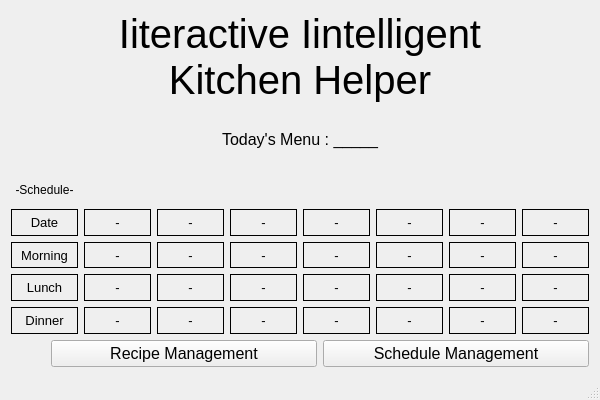
<?xml version="1.0" encoding="UTF-8"?>
<ui version="4.0">
 <class>MainWindow</class>
 <widget class="QMainWindow" name="MainWindow">
  <property name="geometry">
   <rect>
    <x>0</x>
    <y>0</y>
    <width>600</width>
    <height>400</height>
   </rect>
  </property>
  <property name="windowTitle">
   <string>OOP_Project</string>
  </property>
  <widget class="QWidget" name="centralWidget">
   <layout class="QVBoxLayout" name="verticalLayout">
    <item>
     <layout class="QVBoxLayout" name="verticalLayout_2">
      <item>
       <widget class="QLabel" name="label">
        <property name="enabled">
         <bool>true</bool>
        </property>
        <property name="font">
         <font>
          <pointsize>30</pointsize>
          <bold>false</bold>
          <underline>false</underline>
          <strikeout>false</strikeout>
          <stylestrategy>PreferDefault</stylestrategy>
          <hintingpreference>PreferDefaultHinting</hintingpreference>
         </font>
        </property>
        <property name="cursor">
         <cursorShape>ArrowCursor</cursorShape>
        </property>
        <property name="text">
         <string>Iiteractive Iintelligent
Kitchen Helper</string>
        </property>
        <property name="alignment">
         <set>Qt::AlignCenter</set>
        </property>
       </widget>
      </item>
      <item>
       <widget class="QLabel" name="recommendLable">
        <property name="font">
         <font>
          <pointsize>12</pointsize>
         </font>
        </property>
        <property name="text">
         <string>Today's Menu : _____</string>
        </property>
        <property name="alignment">
         <set>Qt::AlignCenter</set>
        </property>
       </widget>
      </item>
     </layout>
    </item>
    <item>
     <layout class="QGridLayout" name="gridLayout">
      <item row="4" column="3">
       <widget class="QLabel" name="date1Dinner">
        <property name="font">
         <font>
          <pointsize>10</pointsize>
         </font>
        </property>
        <property name="frameShape">
         <enum>QFrame::Box</enum>
        </property>
        <property name="text">
         <string>-</string>
        </property>
        <property name="alignment">
         <set>Qt::AlignCenter</set>
        </property>
       </widget>
      </item>
      <item row="3" column="6">
       <widget class="QLabel" name="date4Lunch">
        <property name="font">
         <font>
          <pointsize>10</pointsize>
         </font>
        </property>
        <property name="frameShape">
         <enum>QFrame::Box</enum>
        </property>
        <property name="text">
         <string>-</string>
        </property>
        <property name="alignment">
         <set>Qt::AlignCenter</set>
        </property>
       </widget>
      </item>
      <item row="1" column="4">
       <widget class="QLabel" name="date2">
        <property name="font">
         <font>
          <pointsize>10</pointsize>
         </font>
        </property>
        <property name="frameShape">
         <enum>QFrame::Box</enum>
        </property>
        <property name="text">
         <string>-</string>
        </property>
        <property name="alignment">
         <set>Qt::AlignCenter</set>
        </property>
       </widget>
      </item>
      <item row="3" column="4">
       <widget class="QLabel" name="date2Lunch">
        <property name="font">
         <font>
          <pointsize>10</pointsize>
         </font>
        </property>
        <property name="frameShape">
         <enum>QFrame::Box</enum>
        </property>
        <property name="text">
         <string>-</string>
        </property>
        <property name="alignment">
         <set>Qt::AlignCenter</set>
        </property>
       </widget>
      </item>
      <item row="1" column="2">
       <widget class="QLabel" name="date">
        <property name="font">
         <font>
          <pointsize>10</pointsize>
         </font>
        </property>
        <property name="frameShape">
         <enum>QFrame::Box</enum>
        </property>
        <property name="text">
         <string>Date</string>
        </property>
        <property name="alignment">
         <set>Qt::AlignCenter</set>
        </property>
       </widget>
      </item>
      <item row="2" column="6">
       <widget class="QLabel" name="date4Morning">
        <property name="font">
         <font>
          <pointsize>10</pointsize>
         </font>
        </property>
        <property name="frameShape">
         <enum>QFrame::Box</enum>
        </property>
        <property name="text">
         <string>-</string>
        </property>
        <property name="alignment">
         <set>Qt::AlignCenter</set>
        </property>
       </widget>
      </item>
      <item row="1" column="5">
       <widget class="QLabel" name="date3">
        <property name="font">
         <font>
          <pointsize>10</pointsize>
         </font>
        </property>
        <property name="frameShape">
         <enum>QFrame::Box</enum>
        </property>
        <property name="text">
         <string>-</string>
        </property>
        <property name="alignment">
         <set>Qt::AlignCenter</set>
        </property>
       </widget>
      </item>
      <item row="1" column="7">
       <widget class="QLabel" name="date5">
        <property name="font">
         <font>
          <pointsize>10</pointsize>
         </font>
        </property>
        <property name="frameShape">
         <enum>QFrame::Box</enum>
        </property>
        <property name="text">
         <string>-</string>
        </property>
        <property name="alignment">
         <set>Qt::AlignCenter</set>
        </property>
       </widget>
      </item>
      <item row="3" column="8">
       <widget class="QLabel" name="date6Lunch">
        <property name="font">
         <font>
          <pointsize>10</pointsize>
         </font>
        </property>
        <property name="frameShape">
         <enum>QFrame::Box</enum>
        </property>
        <property name="text">
         <string>-</string>
        </property>
        <property name="alignment">
         <set>Qt::AlignCenter</set>
        </property>
       </widget>
      </item>
      <item row="4" column="4">
       <widget class="QLabel" name="date2Dinner">
        <property name="font">
         <font>
          <pointsize>10</pointsize>
         </font>
        </property>
        <property name="frameShape">
         <enum>QFrame::Box</enum>
        </property>
        <property name="text">
         <string>-</string>
        </property>
        <property name="alignment">
         <set>Qt::AlignCenter</set>
        </property>
       </widget>
      </item>
      <item row="3" column="3">
       <widget class="QLabel" name="date1Lunch">
        <property name="font">
         <font>
          <pointsize>10</pointsize>
         </font>
        </property>
        <property name="frameShape">
         <enum>QFrame::Box</enum>
        </property>
        <property name="text">
         <string>-</string>
        </property>
        <property name="alignment">
         <set>Qt::AlignCenter</set>
        </property>
       </widget>
      </item>
      <item row="3" column="2">
       <widget class="QLabel" name="dinnerLabel">
        <property name="font">
         <font>
          <pointsize>10</pointsize>
         </font>
        </property>
        <property name="frameShape">
         <enum>QFrame::Box</enum>
        </property>
        <property name="text">
         <string>Lunch</string>
        </property>
        <property name="alignment">
         <set>Qt::AlignCenter</set>
        </property>
       </widget>
      </item>
      <item row="2" column="8">
       <widget class="QLabel" name="date6Morning">
        <property name="font">
         <font>
          <pointsize>10</pointsize>
         </font>
        </property>
        <property name="frameShape">
         <enum>QFrame::Box</enum>
        </property>
        <property name="text">
         <string>-</string>
        </property>
        <property name="alignment">
         <set>Qt::AlignCenter</set>
        </property>
       </widget>
      </item>
      <item row="1" column="8">
       <widget class="QLabel" name="date6">
        <property name="font">
         <font>
          <pointsize>10</pointsize>
         </font>
        </property>
        <property name="frameShape">
         <enum>QFrame::Box</enum>
        </property>
        <property name="text">
         <string>-</string>
        </property>
        <property name="alignment">
         <set>Qt::AlignCenter</set>
        </property>
       </widget>
      </item>
      <item row="2" column="2">
       <widget class="QLabel" name="morningLable">
        <property name="font">
         <font>
          <pointsize>10</pointsize>
         </font>
        </property>
        <property name="frameShape">
         <enum>QFrame::Box</enum>
        </property>
        <property name="text">
         <string>Morning</string>
        </property>
        <property name="alignment">
         <set>Qt::AlignCenter</set>
        </property>
       </widget>
      </item>
      <item row="2" column="7">
       <widget class="QLabel" name="date5Morning">
        <property name="font">
         <font>
          <pointsize>10</pointsize>
         </font>
        </property>
        <property name="frameShape">
         <enum>QFrame::Box</enum>
        </property>
        <property name="text">
         <string>-</string>
        </property>
        <property name="alignment">
         <set>Qt::AlignCenter</set>
        </property>
       </widget>
      </item>
      <item row="1" column="3">
       <widget class="QLabel" name="date1">
        <property name="font">
         <font>
          <pointsize>10</pointsize>
         </font>
        </property>
        <property name="frameShape">
         <enum>QFrame::Box</enum>
        </property>
        <property name="text">
         <string>-</string>
        </property>
        <property name="alignment">
         <set>Qt::AlignCenter</set>
        </property>
       </widget>
      </item>
      <item row="4" column="8">
       <widget class="QLabel" name="date6Dinner">
        <property name="font">
         <font>
          <pointsize>10</pointsize>
         </font>
        </property>
        <property name="frameShape">
         <enum>QFrame::Box</enum>
        </property>
        <property name="text">
         <string>-</string>
        </property>
        <property name="alignment">
         <set>Qt::AlignCenter</set>
        </property>
       </widget>
      </item>
      <item row="2" column="3">
       <widget class="QLabel" name="date1Morning">
        <property name="font">
         <font>
          <pointsize>10</pointsize>
         </font>
        </property>
        <property name="frameShape">
         <enum>QFrame::Box</enum>
        </property>
        <property name="text">
         <string>-</string>
        </property>
        <property name="alignment">
         <set>Qt::AlignCenter</set>
        </property>
       </widget>
      </item>
      <item row="4" column="9">
       <widget class="QLabel" name="date7Dinner">
        <property name="font">
         <font>
          <pointsize>10</pointsize>
         </font>
        </property>
        <property name="frameShape">
         <enum>QFrame::Box</enum>
        </property>
        <property name="text">
         <string>-</string>
        </property>
        <property name="alignment">
         <set>Qt::AlignCenter</set>
        </property>
       </widget>
      </item>
      <item row="2" column="5">
       <widget class="QLabel" name="date3Morning">
        <property name="font">
         <font>
          <pointsize>10</pointsize>
         </font>
        </property>
        <property name="frameShape">
         <enum>QFrame::Box</enum>
        </property>
        <property name="text">
         <string>-</string>
        </property>
        <property name="alignment">
         <set>Qt::AlignCenter</set>
        </property>
       </widget>
      </item>
      <item row="3" column="7">
       <widget class="QLabel" name="date5Lunch">
        <property name="font">
         <font>
          <pointsize>10</pointsize>
         </font>
        </property>
        <property name="frameShape">
         <enum>QFrame::Box</enum>
        </property>
        <property name="text">
         <string>-</string>
        </property>
        <property name="alignment">
         <set>Qt::AlignCenter</set>
        </property>
       </widget>
      </item>
      <item row="3" column="9">
       <widget class="QLabel" name="date7Lunch">
        <property name="font">
         <font>
          <pointsize>10</pointsize>
         </font>
        </property>
        <property name="frameShape">
         <enum>QFrame::Box</enum>
        </property>
        <property name="text">
         <string>-</string>
        </property>
        <property name="alignment">
         <set>Qt::AlignCenter</set>
        </property>
       </widget>
      </item>
      <item row="4" column="5">
       <widget class="QLabel" name="date3Dinner">
        <property name="font">
         <font>
          <pointsize>10</pointsize>
         </font>
        </property>
        <property name="frameShape">
         <enum>QFrame::Box</enum>
        </property>
        <property name="text">
         <string>-</string>
        </property>
        <property name="alignment">
         <set>Qt::AlignCenter</set>
        </property>
       </widget>
      </item>
      <item row="1" column="9">
       <widget class="QLabel" name="date7">
        <property name="font">
         <font>
          <pointsize>10</pointsize>
         </font>
        </property>
        <property name="frameShape">
         <enum>QFrame::Box</enum>
        </property>
        <property name="text">
         <string>-</string>
        </property>
        <property name="alignment">
         <set>Qt::AlignCenter</set>
        </property>
       </widget>
      </item>
      <item row="4" column="6">
       <widget class="QLabel" name="date4Dinner">
        <property name="font">
         <font>
          <pointsize>10</pointsize>
         </font>
        </property>
        <property name="frameShape">
         <enum>QFrame::Box</enum>
        </property>
        <property name="text">
         <string>-</string>
        </property>
        <property name="alignment">
         <set>Qt::AlignCenter</set>
        </property>
       </widget>
      </item>
      <item row="1" column="6">
       <widget class="QLabel" name="date4">
        <property name="font">
         <font>
          <pointsize>10</pointsize>
         </font>
        </property>
        <property name="frameShape">
         <enum>QFrame::Box</enum>
        </property>
        <property name="text">
         <string>-</string>
        </property>
        <property name="alignment">
         <set>Qt::AlignCenter</set>
        </property>
       </widget>
      </item>
      <item row="4" column="2">
       <widget class="QLabel" name="lunchLabel">
        <property name="font">
         <font>
          <pointsize>10</pointsize>
         </font>
        </property>
        <property name="frameShape">
         <enum>QFrame::Box</enum>
        </property>
        <property name="text">
         <string>Dinner</string>
        </property>
        <property name="alignment">
         <set>Qt::AlignCenter</set>
        </property>
       </widget>
      </item>
      <item row="4" column="7">
       <widget class="QLabel" name="date5Dinner">
        <property name="font">
         <font>
          <pointsize>10</pointsize>
         </font>
        </property>
        <property name="frameShape">
         <enum>QFrame::Box</enum>
        </property>
        <property name="text">
         <string>-</string>
        </property>
        <property name="alignment">
         <set>Qt::AlignCenter</set>
        </property>
       </widget>
      </item>
      <item row="2" column="4">
       <widget class="QLabel" name="date2Morning">
        <property name="font">
         <font>
          <pointsize>10</pointsize>
         </font>
        </property>
        <property name="frameShape">
         <enum>QFrame::Box</enum>
        </property>
        <property name="text">
         <string>-</string>
        </property>
        <property name="alignment">
         <set>Qt::AlignCenter</set>
        </property>
       </widget>
      </item>
      <item row="3" column="5">
       <widget class="QLabel" name="date3Lunch">
        <property name="font">
         <font>
          <pointsize>10</pointsize>
         </font>
        </property>
        <property name="frameShape">
         <enum>QFrame::Box</enum>
        </property>
        <property name="text">
         <string>-</string>
        </property>
        <property name="alignment">
         <set>Qt::AlignCenter</set>
        </property>
       </widget>
      </item>
      <item row="2" column="9">
       <widget class="QLabel" name="date7Morning">
        <property name="font">
         <font>
          <pointsize>10</pointsize>
         </font>
        </property>
        <property name="frameShape">
         <enum>QFrame::Box</enum>
        </property>
        <property name="text">
         <string>-</string>
        </property>
        <property name="alignment">
         <set>Qt::AlignCenter</set>
        </property>
       </widget>
      </item>
      <item row="0" column="2">
       <widget class="QLabel" name="dateListLabel">
        <property name="text">
         <string>-Schedule-</string>
        </property>
        <property name="alignment">
         <set>Qt::AlignCenter</set>
        </property>
       </widget>
      </item>
     </layout>
    </item>
    <item>
     <layout class="QHBoxLayout" name="horizontalLayout">
      <item>
       <spacer name="horizontalSpacer_2">
        <property name="orientation">
         <enum>Qt::Horizontal</enum>
        </property>
        <property name="sizeType">
         <enum>QSizePolicy::Preferred</enum>
        </property>
        <property name="sizeHint" stdset="0">
         <size>
          <width>40</width>
          <height>20</height>
         </size>
        </property>
       </spacer>
      </item>
      <item>
       <widget class="QPushButton" name="recipeButton">
        <property name="font">
         <font>
          <pointsize>12</pointsize>
         </font>
        </property>
        <property name="text">
         <string>Recipe Management</string>
        </property>
       </widget>
      </item>
      <item>
       <widget class="QPushButton" name="dateButton">
        <property name="font">
         <font>
          <pointsize>12</pointsize>
         </font>
        </property>
        <property name="text">
         <string>Schedule Management</string>
        </property>
       </widget>
      </item>
     </layout>
    </item>
   </layout>
  </widget>
  <widget class="QStatusBar" name="statusBar"/>
 </widget>
 <layoutdefault spacing="6" margin="11"/>
 <resources>
  <include location="OOP_Project_Qt.qrc"/>
 </resources>
 <connections/>
</ui>
